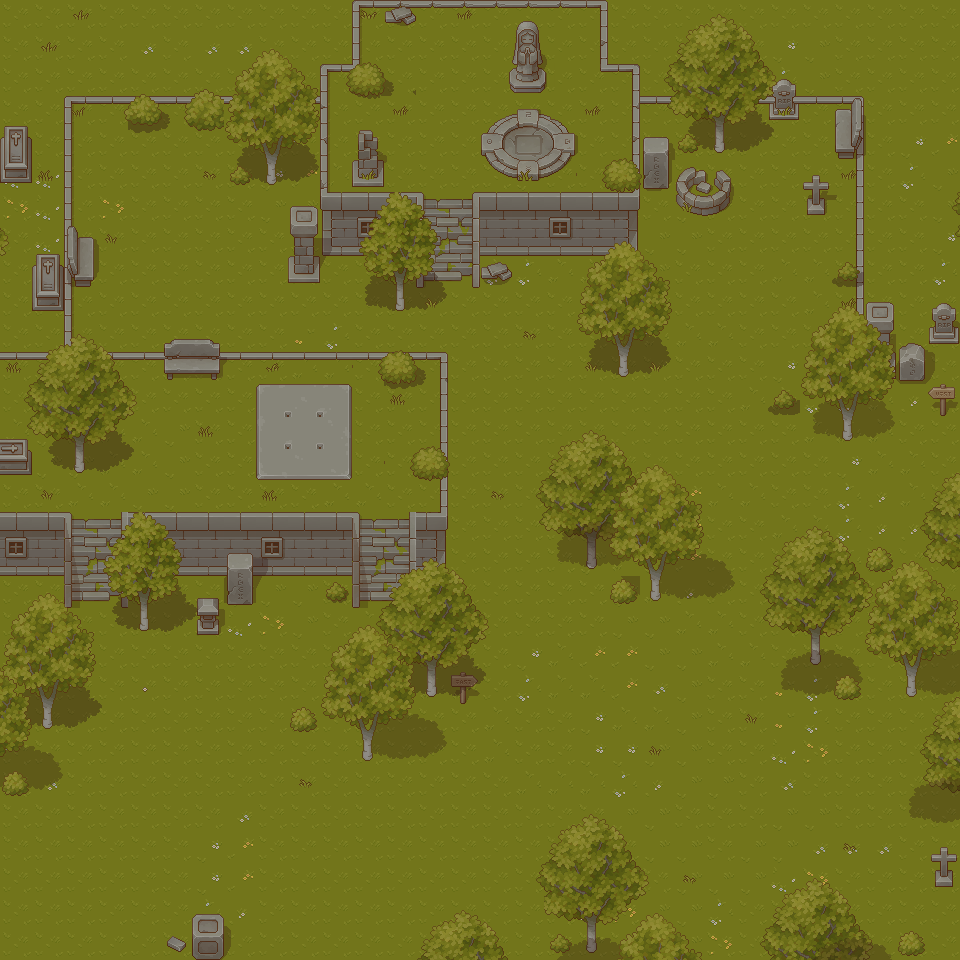

Below is a game level as drawn by its tile map, then a one-line description and the .tmx that defines it (tile-layer data replaced by summaries):
An orthogonal 30x30 tile map with 32x32 px tiles, 10 tile layers (grass, walls, shadow, props, ...), 8 tilesets and 87 objects (78x solid).

<map version="1.10" tiledversion="1.11.2" orientation="orthogonal" renderorder="right-down" width="30" height="30" tilewidth="32" tileheight="32" infinite="0" nextlayerid="18" nextobjectid="128">
 <editorsettings>
  <export target="../map1.tmx" format="tmx" />
 </editorsettings>
 <tileset firstgid="1" source="../map1-tilesets/TX Tileset Grass.tsx" />
 <tileset firstgid="65" source="../map1-tilesets/TX Tileset Wall.tsx" />
 <tileset firstgid="321" source="../map1-tilesets/TX Tileset Stone Ground.tsx" />
 <tileset firstgid="385" source="../map1-tilesets/TX Struct.tsx" />
 <tileset firstgid="641" source="../map1-tilesets/TX Plant.tsx" />
 <tileset firstgid="897" source="../map1-tilesets/TX Shadow Plant.tsx" />
 <tileset firstgid="1153" source="../map1-tilesets/TX Shadow.tsx" />
 <tileset firstgid="1409" source="../map1-tilesets/TX Props.tsx" />
 <layer id="1" name="grass" width="30" height="30">
  <data>[900 cells, 900 non-empty, 10 distinct tile ids]</data>
 </layer>
 <layer id="4" name="walls" width="30" height="30">
  <data>[900 cells, 227 non-empty, 40 distinct tile ids]</data>
 </layer>
 <layer id="9" name="shadow" width="30" height="30" opacity="0.3">
  <data>[900 cells, 70 non-empty, 58 distinct tile ids]</data>
 </layer>
 <layer id="6" name="props" width="30" height="30">
  <data>[900 cells, 69 non-empty, 56 distinct tile ids]</data>
 </layer>
 <layer id="8" name="shadow plant" width="30" height="30" opacity="0.39">
  <data>[900 cells, 73 non-empty, 22 distinct tile ids]</data>
 </layer>
 <layer id="5" name="plants" width="30" height="30">
  <data>[900 cells, 338 non-empty, 83 distinct tile ids]</data>
 </layer>
 <layer id="11" name="shadow plant 2" width="30" height="30" opacity="0.3">
  <data>[900 cells, 49 non-empty, 6 distinct tile ids]</data>
 </layer>
 <layer id="10" name="plants2" width="30" height="30">
  <data>[900 cells, 75 non-empty, 17 distinct tile ids]</data>
 </layer>
 <layer id="12" name="stoneground" width="30" height="30">
  <data>[900 cells, 9 non-empty, 9 distinct tile ids]</data>
 </layer>
 <layer id="7" name="effects" width="30" height="30">
  <data>[900 cells, 0 non-empty, 0 distinct tile ids]</data>
 </layer>
 <objectgroup id="13" name="solid" visible="0">
  <object id="1" name="solid" x="645" y="-31" width="333.333" height="125.333">
   <properties>
    <property name="solid" type="bool" value="true" />
   </properties>
  </object>
  <object id="2" name="solid" x="869.333" y="90.6667" width="142.667" height="268">
   <properties>
    <property name="solid" type="bool" value="true" />
   </properties>
  </object>
  <object id="3" name="solid" x="610.667" y="-24" width="50.6667" height="88">
   <properties>
    <property name="solid" type="bool" value="true" />
   </properties>
  </object>
  <object id="4" name="solid" x="274.667" y="-59.3333" width="80" height="120">
   <properties>
    <property name="solid" type="bool" value="true" />
   </properties>
  </object>
  <object id="5" name="solid" x="-29.3333" y="-49.3333" width="350.667" height="144">
   <properties>
    <property name="solid" type="bool" value="true" />
   </properties>
  </object>
  <object id="6" name="solid" x="-34.6667" y="-9.33333" width="100" height="361.333">
   <properties>
    <property name="solid" type="bool" value="true" />
   </properties>
  </object>
  <object id="9" name="solid" x="2.66667" y="513.333" width="61.3333" height="54">
   <properties>
    <property name="solid" type="bool" value="true" />
   </properties>
  </object>
  <object id="10" name="solid" x="132" y="517.333" width="226.667" height="47.6667">
   <properties>
    <property name="solid" type="bool" value="true" />
   </properties>
  </object>
  <object id="11" name="solid" x="414.667" y="513.333" width="30.6667" height="62.3333">
   <properties>
    <property name="solid" type="bool" value="true" />
   </properties>
  </object>
  <object id="13" name="solid" x="72" y="354" width="370.667" height="3.33333">
   <properties>
    <property name="solid" type="bool" value="true" />
   </properties>
  </object>
  <object id="14" name="solid" x="321.333" y="98.6667" width="4" height="156">
   <properties>
    <property name="solid" type="bool" value="true" />
   </properties>
  </object>
  <object id="15" name="solid" x="328" y="194.667" width="89.3333" height="54">
   <properties>
    <property name="solid" type="bool" value="true" />
   </properties>
  </object>
  <object id="16" name="solid" x="476" y="196" width="162.667" height="49.6667">
   <properties>
    <property name="solid" type="bool" value="true" />
   </properties>
  </object>
  <object id="17" name="solid" x="634.667" y="66.6667" width="4" height="138.667">
   <properties>
    <property name="solid" type="bool" value="true" />
   </properties>
  </object>
  <object id="19" name="solid" x="641.333" y="147.333" width="24" height="30">
   <properties>
    <property name="solid" type="bool" value="true" />
   </properties>
  </object>
  <object id="20" name="solid" x="293.333" y="228" width="22.6667" height="34.6667">
   <properties>
    <property name="solid" type="bool" value="true" />
   </properties>
  </object>
  <object id="23" name="solid" x="808" y="185.333" width="14.6667" height="21.3333">
   <properties>
    <property name="solid" type="bool" value="true" />
   </properties>
  </object>
  <object id="24" name="solid" x="776" y="86.6667" width="17.3333" height="17.3333">
   <properties>
    <property name="solid" type="bool" value="true" />
   </properties>
  </object>
  <object id="25" name="solid" x="680" y="172" width="45.3333" height="29.3333">
   <properties>
    <property name="solid" type="bool" value="true" />
   </properties>
  </object>
  <object id="26" name="solid" x="201.333" y="605.333" width="16" height="20">
   <properties>
    <property name="solid" type="bool" value="true" />
   </properties>
  </object>
  <object id="28" name="solid" x="229.333" y="561.667" width="20" height="34.6667">
   <properties>
    <property name="solid" type="bool" value="true" />
   </properties>
  </object>
  <object id="30" name="solid" x="359.667" y="133.667" width="14.6667" height="33">
   <properties>
    <property name="solid" type="bool" value="true" />
   </properties>
  </object>
  <object id="33" name="solid" x="516" y="30.6667" width="22.6667" height="52.6667">
   <properties>
    <property name="solid" type="bool" value="true" />
   </properties>
  </object>
  <object id="34" name="solid" x="904" y="344" width="20" height="25.3333">
   <properties>
    <property name="solid" type="bool" value="true" />
   </properties>
  </object>
  <object id="35" name="solid" x="938.667" y="385.333" width="13.3333" height="21.3333">
   <properties>
    <property name="solid" type="bool" value="true" />
   </properties>
  </object>
  <object id="36" name="solid" x="457" y="677.667" width="10" height="14">
   <properties>
    <property name="solid" type="bool" value="true" />
   </properties>
  </object>
  </objectgroup>
 <objectgroup id="15" name="touchportal" visible="0">
  <!-- 9 objects omitted --></objectgroup>
 <objectgroup id="16" name="touchbook" visible="0">
  <!-- 8 objects omitted --></objectgroup>
 <objectgroup id="17" name="Spawns">
  <!-- 7 objects omitted --></objectgroup>
</map>
<!-- 61 of 87 objects omitted -->
